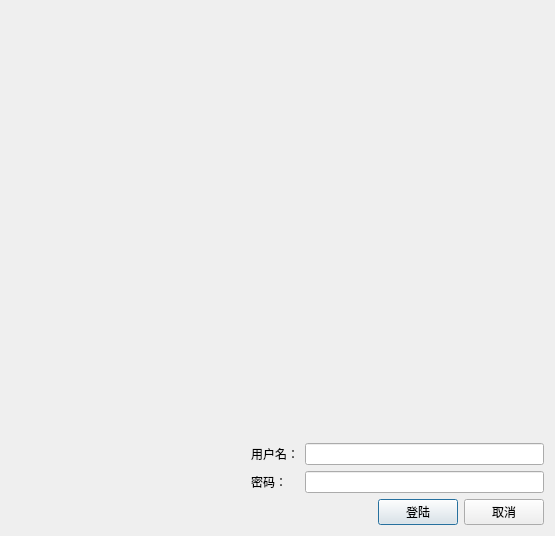
<?xml version="1.0" encoding="UTF-8"?>
<ui version="4.0">
 <class>Login</class>
 <widget class="QDialog" name="Login">
  <property name="geometry">
   <rect>
    <x>0</x>
    <y>0</y>
    <width>555</width>
    <height>536</height>
   </rect>
  </property>
  <property name="windowTitle">
   <string>系统登陆</string>
  </property>
  <layout class="QGridLayout" name="gridLayout_2">
   <item row="0" column="0">
    <widget class="QLabel" name="label">
     <property name="text">
      <string/>
     </property>
     <property name="pixmap">
      <pixmap resource="rec.qrc">:/images/images/splash2.jpg</pixmap>
     </property>
     <property name="buddy">
      <cstring>label</cstring>
     </property>
    </widget>
   </item>
   <item row="2" column="0">
    <layout class="QGridLayout" name="gridLayout">
     <item row="1" column="1">
      <widget class="QLabel" name="label_3">
       <property name="text">
        <string>密码：</string>
       </property>
      </widget>
     </item>
     <item row="0" column="1">
      <widget class="QLabel" name="label_2">
       <property name="text">
        <string>用户名：</string>
       </property>
      </widget>
     </item>
     <item row="1" column="2">
      <widget class="QLineEdit" name="lineEdit_password"/>
     </item>
     <item row="0" column="2">
      <widget class="QLineEdit" name="lineEdit_username"/>
     </item>
     <item row="0" column="0">
      <spacer name="horizontalSpacer">
       <property name="orientation">
        <enum>Qt::Horizontal</enum>
       </property>
       <property name="sizeHint" stdset="0">
        <size>
         <width>40</width>
         <height>20</height>
        </size>
       </property>
      </spacer>
     </item>
    </layout>
   </item>
   <item row="3" column="0">
    <layout class="QHBoxLayout" name="horizontalLayout">
     <item>
      <spacer name="horizontalSpacer_2">
       <property name="orientation">
        <enum>Qt::Horizontal</enum>
       </property>
       <property name="sizeHint" stdset="0">
        <size>
         <width>40</width>
         <height>20</height>
        </size>
       </property>
      </spacer>
     </item>
     <item>
      <widget class="QPushButton" name="pushButton_login">
       <property name="text">
        <string>登陆</string>
       </property>
      </widget>
     </item>
     <item>
      <widget class="QPushButton" name="pushButton_close">
       <property name="text">
        <string>取消</string>
       </property>
      </widget>
     </item>
    </layout>
   </item>
   <item row="1" column="0">
    <spacer name="verticalSpacer">
     <property name="orientation">
      <enum>Qt::Vertical</enum>
     </property>
     <property name="sizeHint" stdset="0">
      <size>
       <width>20</width>
       <height>40</height>
      </size>
     </property>
    </spacer>
   </item>
  </layout>
 </widget>
 <tabstops>
  <tabstop>lineEdit_username</tabstop>
  <tabstop>lineEdit_password</tabstop>
  <tabstop>pushButton_login</tabstop>
  <tabstop>pushButton_close</tabstop>
 </tabstops>
 <resources>
  <include location="rec.qrc"/>
 </resources>
 <connections>
  <connection>
   <sender>pushButton_close</sender>
   <signal>clicked()</signal>
   <receiver>Login</receiver>
   <slot>reject()</slot>
   <hints>
    <hint type="sourcelabel">
     <x>496</x>
     <y>509</y>
    </hint>
    <hint type="destinationlabel">
     <x>277</x>
     <y>267</y>
    </hint>
   </hints>
  </connection>
 </connections>
</ui>
